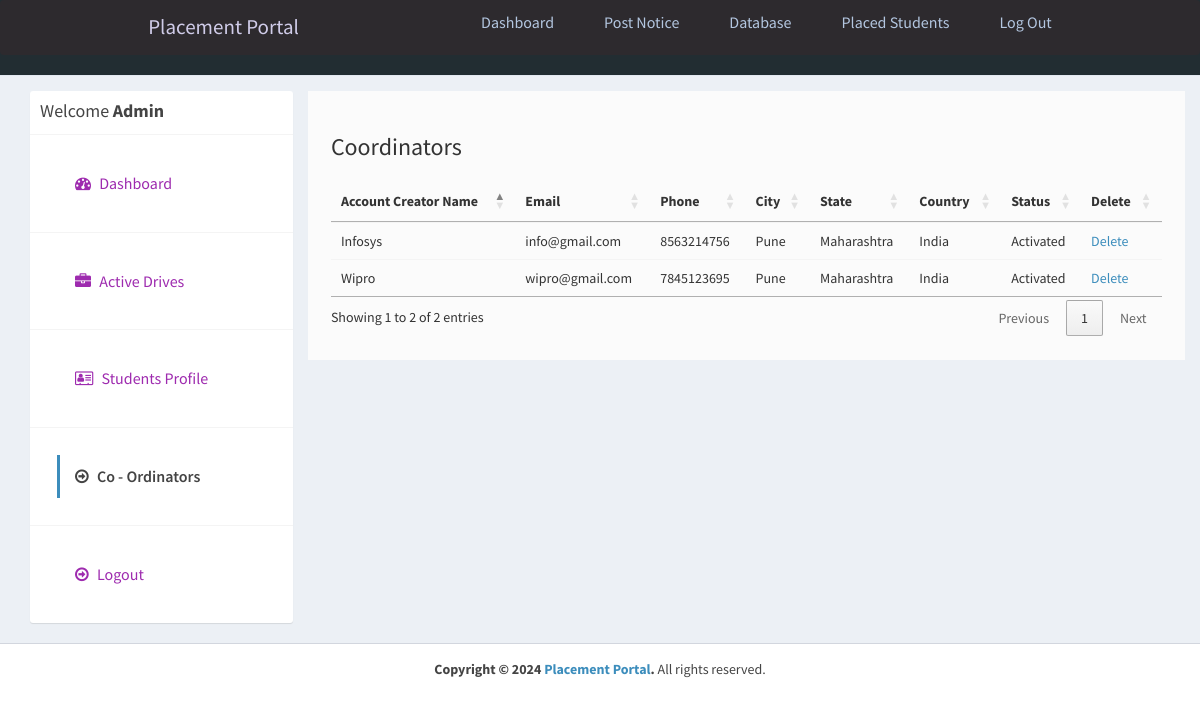
/admin/companies.php (signed in), run on the app's committed database.
### tables this page shows
CREATE TABLE `company` (
  `id_company` int(11) NOT NULL,
  `name` varchar(255) NOT NULL,
  `companyname` varchar(255) NOT NULL,
  `country` varchar(255) NOT NULL,
  `state` varchar(255) NOT NULL,
  `city` varchar(255) NOT NULL,
  `contactno` varchar(255) NOT NULL,
  `website` varchar(255) NOT NULL,
  `email` varchar(255) NOT NULL,
  `password` varchar(255) NOT NULL,
  `aboutme` varchar(255) DEFAULT NULL,
  `logo` varchar(255) NOT NULL,
  `createdAt` timestamp NOT NULL DEFAULT current_timestamp(),
  `active` int(11) NOT NULL DEFAULT 2
);

### admin/companies.php (the view, shortened to what this page needs)
<?php
require_once("../db.php");
?>
<!DOCTYPE html>
<html>
<head>
  <link rel="stylesheet" href="https://cdnjs.cloudflare.com/ajax/libs/twitter-bootstrap/3.3.7/css/bootstrap.min.css">
  <link rel="stylesheet" href="https://cdnjs.cloudflare.com/ajax/libs/font-awesome/4.7.0/css/font-awesome.min.css">
  <link rel="stylesheet" href="https://cdnjs.cloudflare.com/ajax/libs/ionicons/2.0.1/css/ionicons.min.css">
  <link rel="stylesheet" href="https://cdn.datatables.net/1.10.15/css/jquery.dataTables.min.css">
  <link rel="stylesheet" href="../css/AdminLTE.min.css">
  <link rel="stylesheet" href="../css/_all-skins.min.css">
  <link rel="stylesheet" href="../css/custom.css">
</head>
<body class="hold-transition skin-green sidebar-mini">
  <div class="wrapper">
    <?php
    include 'header.php';
    ?>
    <div class="content-wrapper" style="margin-left: 0px;">
      <section id="candidates" class="content-header">
        <div class="container">
          <div class="row">
            <div class="col-md-3">
              <div class="box box-solid">
                <div class="box-header with-border">
                  <h3 class="box-title">Welcome <b>Admin</b></h3>
                </div>
                <div class="box-body no-padding">
                  <ul class="nav nav-pills nav-stacked">
                    <li><a href="dashboard.php"><i class="fa fa-dashboard"></i> Dashboard</a></li>
                    <li><a href="active-jobs.php"><i class="fa fa-briefcase"></i> Active Drives</a></li>
                    <li><a href="applications.php"><i class="fa fa-address-card-o"></i> Students Profile</a></li>
                    <li class="active"><a href="companies.php"><i class="fa fa-arrow-circle-o-right"></i> Co - Ordinators</a></li>
                    <li><a href="../logout.php"><i class="fa fa-arrow-circle-o-right"></i> Logout</a></li>
                  </ul>
                </div>
              </div>
            </div>
            <div class="col-md-9 bg-white padding-2">
              <h3>Coordinators</h3>
              <div class="row margin-top-20">
                <div class="col-md-12">
                  <div class="box-body table-responsive no-padding">
                    <table id="example2" class="table table-hover">
                      <thead>
                        <th>Account Creator Name</th>
                        <th>Email</th>
                        <th>Phone</th>
                        <th>City</th>
                        <th>State</th>
                        <th>Country</th>
                        <th>Status</th>
                        <th>Delete</th>
                      </thead>
                      <tbody>
                        <?php
                        $sql = "SELECT * FROM company";
                        $result = $conn->query($sql);
                        if ($result->num_rows > 0) {
                          while ($row = $result->fetch_assoc()) {
                        ?>
                            <tr>
                              <td><?php echo $row['name']; ?></td>
                              <td><?php echo $row['email']; ?></td>
                              <td><?php echo $row['contactno']; ?></td>
                              <td><?php echo $row['city']; ?></td>
                              <td><?php echo $row['state']; ?></td>
                              <td><?php echo $row['country']; ?></td>
                              <td>
                                <?php
                                if ($row['active'] == '1') {
                                  echo "Activated";
                                } else if ($row['active'] == '2') {
                                ?>
                                  <a href="reject-company.php?id=<?php echo $row['id_company']; ?>">Reject</a> <a href="approve-company.php?id=<?php echo $row['id_company']; ?>">Approve</a>
                                <?php
                                } else if ($row['active'] == '3') {
                                ?>
                                  <a href="approve-company.php?id=<?php echo $row['id_company']; ?>">Reactivate</a>
                                <?php
                                } else if ($row['active'] == '0') {
                                  echo "Rejected";
                                }
                                ?>
                              </td>
                              <td><a href="delete-company.php?id=<?php echo $row['id_company']; ?>">Delete</a></td>
                            </tr>
                        <?php
                          }
                        }
                        ?>
                      </tbody>
                    </table>
                  </div>
                </div>
              </div>
            </div>
          </div>
        </div>
      </section>
    </div>
    <footer class="main-footer" style="margin-left: 0px;">
      <div class="text-center">
        <strong>Copyright &copy; 2024 <a href="learningfromscratch.online">Placement Portal</a>.</strong> All rights
        reserved.
      </div>
    </footer>
  </div>
</body>
</html>

### css/custom.css (style rules this page uses)
.margin-top-20 { margin-top: 20px; }
.padding-2 { padding: 2%; }
.bg-white { background-color:#fbfbfb; margin-left: 0%; }
.box { font-size: medium; font-family: sans-serif; }
li { color: aqua; }

### admin/header.php (style rules this page uses)
* { margin: 0; padding: 0; box-sizing: border-box; }
html { font-size: 62.5%; font-family: 'Roboto', sans-serif; }
li { list-style: none; }
a { text-decoration: none; }

### data on the page
company: name "Infosys", email "info@gmail.com", contactno "8563214756", city "Pune", state "Maharashtra", country "India", active "Activated"
company: name "Wipro", email "wipro@gmail.com", contactno "7845123695", city "Pune", state "Maharashtra", country "India", active "Activated"
